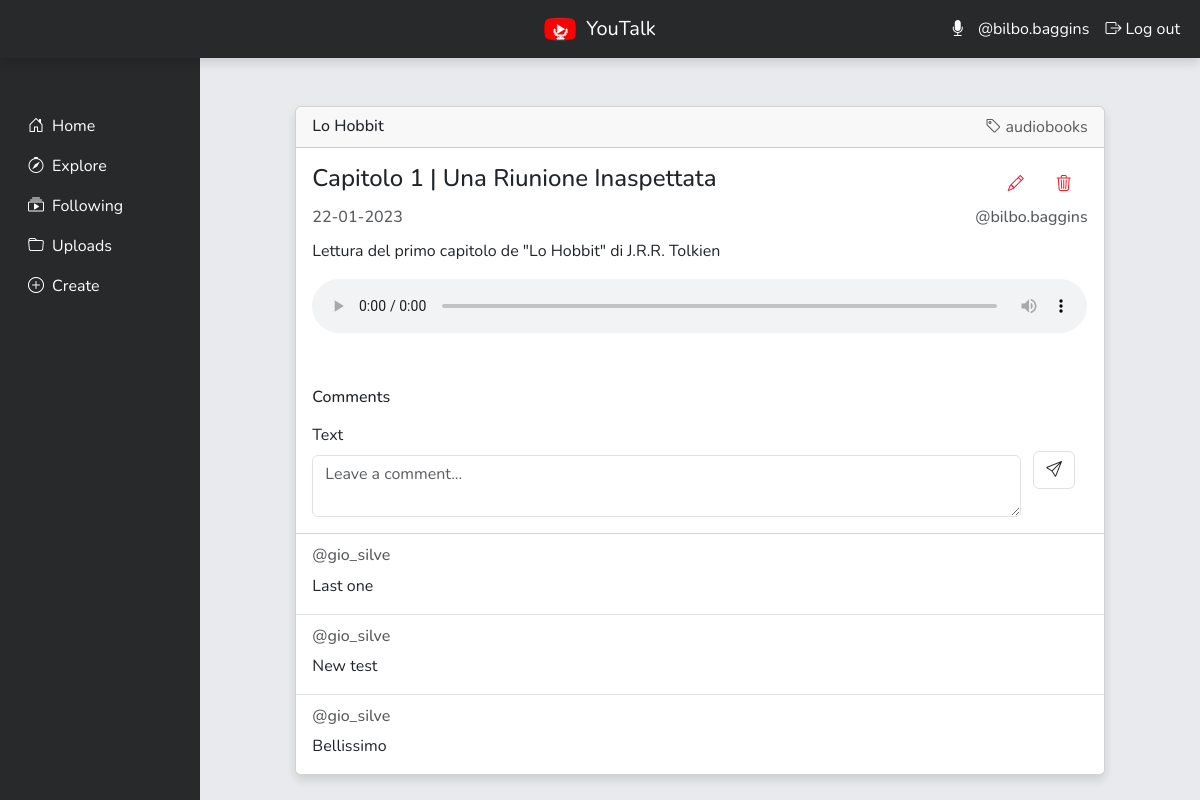
Page /episode/21 (signed in) on the committed database.
### tables this page shows
CREATE TABLE "users" (
	"id"	INTEGER NOT NULL UNIQUE,
	"username"	TEXT NOT NULL UNIQUE,
	"name"	TEXT NOT NULL,
	"surname"	TEXT NOT NULL,
	"password"	TEXT NOT NULL,
	"type"	TEXT NOT NULL,
	PRIMARY KEY("id" AUTOINCREMENT)
);

CREATE TABLE "series" (
	"series_id"	INTEGER NOT NULL,
	"title"	TEXT NOT NULL,
	"description"	TEXT NOT NULL,
	"category"	TEXT NOT NULL,
	"image"	TEXT NOT NULL UNIQUE,
	"username"	TEXT NOT NULL,
	PRIMARY KEY("series_id" AUTOINCREMENT)
);

CREATE TABLE "episodes" (
	"episode_id"	INTEGER NOT NULL,
	"title"	TEXT NOT NULL,
	"description"	TEXT NOT NULL,
	"date"	TEXT NOT NULL,
	"audiofile"	TEXT NOT NULL UNIQUE,
	"series_id"	INTEGER NOT NULL,
	PRIMARY KEY("episode_id" AUTOINCREMENT)
);

CREATE TABLE "comments" (
	"comment_id"	INTEGER NOT NULL,
	"text"	TEXT NOT NULL,
	"episode_id"	INTEGER NOT NULL,
	"series_id"	INTEGER NOT NULL,
	"username"	TEXT NOT NULL,
	PRIMARY KEY("comment_id" AUTOINCREMENT)
);

### app.py (the view, shortened to what this page needs)
@app.route("/episode/<episode_id>", methods=['GET', 'POST'])
def episode(episode_id):
    episode_in_db = dao.element_already_in_db("episodes", "episode_id", episode_id)
    if not episode_in_db:
        flash("This podcast episode does not exist!", "error")
        if "url" in session:
            return redirect(session["url"])
        return redirect(url_for("home"))
    session["url"] = request.path
    followed, comment_form, episode_form = False, False, False
    episode_series = dao.get_series_by_episode_id(episode_id)
    if current_user.is_authenticated:
        if current_user.username == episode_series["username"]:
            episode_form = EpisodeForm()
            episode_form.title.data = episode_in_db["title"]
            episode_form.description.data = episode_in_db["description"]
        followed = dao.user_follows_series_by_episode_id(episode_id, current_user.username)
        comment_form = CommentForm()
    episode_comments = dao.get_comments_by_episode_id(episode_id)
    return render_template("episode.html", e=episode_in_db, s=episode_series, followed=followed, comment_form=comment_form, episode_form=episode_form, comments=episode_comments)

### forms.py
class EpisodeForm(FlaskForm):
    title = StringField(label="Title",  validators=[DataRequired(message="Please insert a valid title!")], render_kw={"placeholder": "Insert the episode's title", "autocomplete": "off"})
    description = TextAreaField(label="Description",  validators=[DataRequired(message="Please insert a valid description!")], render_kw={"placeholder": "Insert a brief description of the episode", "autocomplete": "off"})
    date = DateField(label="Date")
    audiofile = FileField(label="Audio file", validators=[FileRequired(message="Please choose an audio file!"), FileAllowed(upload_set=["mp3", "m4a", "wav"], message="Invalid file extension: use .mp3, .m4a or .wav")], render_kw={"placeholder": "Pick the audio file for the episode"}, description="Accepted file extensiona are .mp3, .m4a or .wav")
    submit_close = SubmitField(label="Save and go back")
    submit_addep = SubmitField(label="Save and upload another episode")

class CommentForm(FlaskForm):
    text = TextAreaField(validators=[DataRequired(message="Please insert a valid comment!")], render_kw={"placeholder": "Leave a comment...", "autocomplete": "off"})
    submit = SubmitField(label="Send")

### app.py (called while the page is built)
@login_manager.user_loader
def load_user(user_id):
    user_in_db = dao.element_already_in_db("users", "id", user_id)
    if user_in_db:
        user = User(id=user_in_db["id"], username=user_in_db["username"], name=user_in_db["name"], surname=user_in_db["surname"], type=user_in_db["type"])
    else:
        user = None
    return user

### dao.py (called while the page is built)
def element_already_in_db(table, column, value):
    conn = sqlite3.connect("db\youtalk.db")
    conn.row_factory = sqlite3.Row
    cursor = conn.cursor()
    query = f"SELECT * FROM {table} WHERE {column} = ?"
    cursor.execute(query, (value,))
    row = cursor.fetchone()
    cursor.close()
    conn.close()
    return row

def get_series_by_episode_id(episode_id):
    conn = sqlite3.connect("db\youtalk.db")
    conn.row_factory = sqlite3.Row
    cursor = conn.cursor()
    query = f"SELECT * FROM series WHERE series_id IN (SELECT series_id FROM episodes WHERE episode_id = ?)"
    cursor.execute(query, (episode_id,))
    row = cursor.fetchone()
    cursor.close()
    conn.close()
    return row

### templates/episode.html (shortened to what this page needs)
{% from 'bootstrap5/form.html' import render_field, render_form_row %}
{% extends "base.html" %}
{% block content %}
<section class="row justify-content-center py-5">
    <div class="col-sm-10">
        <div class="card">
            <div class="card-header d-flex justify-content-between">
                <h6 class="d-inline-flex align-items-center m-0">{{ s.title |e }}</h6>
                <span class="text-muted">
                    <a href="{{ url_for('explore', category=s.category) }}" class="tag-link"><i class="bi bi-tag"></i>&nbsp;{{ s.category }}</a>
                </span>
            </div>
            <div class="card-body pb-0">
                <div class="d-flex justify-content-between">
                    <h4 class="card-title m-0 pb-2">{{ e.title |e }}</h4>
                    {% if current_user.username == s.username %}
                        <ul class="nav justify-content-end">
                            <li class="nav-item d-flex align-items-center">
                                <a class="nav-link" href="#edit-episode-{{ e.episode_id }}" data-bs-toggle="modal"><i class="bi bi-pencil"></i></a>
                            </li>
                            <li class="nav-item d-flex align-items-center">
                                <a class="nav-link" href="#delete-episode-{{ e.episode_id }}" data-bs-toggle="modal"><i class="bi bi-trash3"></i></a>
                            </li>
                        </ul>
                    {% endif %}
                </div>
                <h6 class="card-subtitle text-muted d-flex justify-content-between m-0 py-1">
                    <span>{{ e.date }}</span>
                    <span>@{{ s.username |e }}</span>
                </h6>
                <p class="card-text pt-2">{{ e.description |e }}</p>
                {% if current_user.is_authenticated %}
                    <audio src="{{ url_for('static', filename='audiofiles/episodes/' + e.audiofile) |e }}" controls class="w-100"></audio>
                    <h6 class="card-subtitle m-0 pt-5 pb-3">Comments</h6>
                    <form class="row" method="POST" action="{{ url_for('episode', episode_id=e.episode_id) }}" id="add_comment_form">
                        <div class="col-10 col-sm-11">
                            {{ render_field(comment_form.text, form_type="inline") }}
                        </div>
                        <div class="col-2 col-sm-1 d-flex align-items-center mb-3 ps-0">
                            <button type="submit" class="btn border rounded" name="submit"  value="Send" id="sendCommentBtn"><i class="bi bi-send"></i></button>
                        </div>
                    </form>
                {% else %}
                    <span class="text-muted"><i class="bi bi-exclamation-triangle"></i>&nbsp;Log in to listen to this episode and to leave a comment!</span>
                    <h6 class="card-subtitle m-0 pt-5 pb-3">Comments</h6>
                {% endif %}
            </div>
              <ul class="list-group list-group-flush">
                {% for c in comments %}
                    <li class="list-group-item d-flex justify-content-between py-3">
                        <div>
                            <h6 class="card-subtitle text-muted">@{{ c.username |e }}</h6>
                            <p class="card-text pt-2">{{ c.text |e }}</p>
                        </div>
                    </li>
                {% endfor %}
              </ul>
        </div>
    </div>
</section>
{% endblock %}

### templates/base.html (shortened to what this page needs)
{% from 'bootstrap5/utils.html' import render_messages %}
<!doctype html>
<html lang="en">
    <head>
        <link rel="stylesheet" href="https://cdn.jsdelivr.net/npm/bootstrap@5.3.0-alpha1/dist/css/bootstrap.min.css">
        <link rel="stylesheet" href="https://cdn.jsdelivr.net/npm/bootstrap-icons@1.10.3/font/bootstrap-icons.css">
        <link rel="stylesheet" href="{{ url_for('static', filename='style.css') }}">
    </head>
    <body>
        <header>
            <nav class="navbar fixed-top navbar-expand-lg">
                <div class="container-fluid d-flex justify-content-center p-0">
                    <div class="row w-100">
                        <div class="col-3 d-flex justify-content-start">
                        </div>
                        <div class="col-6 d-flex justify-content-center">
                            <a class="navbar-brand d-flex align-items-center m-0" href="{{ url_for('home') }}"><img src="{{ url_for('static', filename='images/favicon.ico/') }}" alt="logo">&ensp;YouTalk</a>
                        </div>
                        <div class="col-lg-3 d-flex justify-content-end">
                            <div class="collapse navbar-collapse flex-grow-0" id="navbarSupportedContent">
                                <ul class="navbar-nav mb-2 mb-lg-0">
                                    {% if not current_user.is_authenticated %}
                                        <li class="nav-item">
                                            <a class="nav-link text-end {% block login_active %}{%endblock%}" href="{{ url_for('login') }}">Log in</a>
                                        </li>
                                        <li class="nav-item">
                                            <a class="nav-link text-end {% block register_active %}{%endblock%}" href="{{ url_for('register') }}">Sign up</a>
                                        </li>
                                    {% else %}
                                        <li class="nav-item">
                                            <p class="nav-link text-end m-0" id="userinfo">
                                                {% if current_user.type == "Listener" %}
                                                    <span><i class="bi bi-headphones" data-bs-toggle="tooltip" data-bs-title="Listener" data-bs-placement="bottom"></i>&ensp;</span>
                                                {% elif current_user.type == "Creator" %}
                                                    <span><i class="bi bi-mic-fill" data-bs-toggle="tooltip" data-bs-title="Creator" data-bs-placement="bottom"></i>&ensp;</span>
                                                {% endif %}
                                                <span data-bs-toggle="tooltip" data-bs-title="{{ current_user.name |e }} {{ current_user.surname |e }}" data-bs-placement="bottom">@{{ current_user.username |e }}</span>
                                            </p>
                                        </li>
                                        <li class="nav-item">
                                            <a class="nav-link text-end" href="{{ url_for('logout') }}">
                                                <i class="bi bi-box-arrow-right"></i> Log out
                                            </a>
                                        </li>
                                    {% endif %}
                                </ul>
                            </div>
                        </div>
                    </div>
                </div>
              </nav>
        </header>
        <section class="row h-100 m-0">
            <aside class="col-lg-2 mh-100 py-lg-5 shadow">
                <div class="offcanvas-lg offcanvas-start h-100" tabindex="-1" id="offcanvasResponsive" aria-labelledby="offcanvasResponsiveLabel">
                    <div class="offcanvas-body h-100">
                        <div class="list-group w-100 h-100">
                            <a href="{{ url_for('home') }}" class="list-group-item list-group-item-action {% if session['url'] == '/' %}active{% endif %}">
                                <i class="bi bi-house-door{% if session['url'] == '/' %}-fill{% endif %}"></i>&ensp;Home
                            </a>
                            <button class="list-group-item list-group-item-action {% if 'explore' in session['url'] %}active{% endif %}" data-bs-toggle="collapse" data-bs-target="#collapseCategories" type="button" aria-expanded="false" aria-controls="collapseCategories">
                                <i class="bi bi-compass{% if 'explore' in session['url'] %}-fill{% endif %}"></i>&ensp;Explore
                            </button>
                            <a href="{{ url_for('following') }}" class="list-group-item list-group-item-action {% if session['url'] == '/following' %}active{% endif %}">
                                <i class="bi bi-collection-play{% if session['url'] == '/following' %}-fill{% endif %}"></i>&ensp;Following
                            </a>
                            <a href="{{ url_for('uploads') }}" class="list-group-item list-group-item-action {% if session['url'] == '/uploads' %}active{% endif %}">
                                <i class="bi bi-folder{% if session['url'] == '/uploads' %}-fill{% endif %}"></i>&ensp;Uploads
                            </a>
                            <a href="{{ url_for('create_series') }}" class="list-group-item list-group-item-action {% if session['url'] == '/create-series' %}active{% endif %}">
                                <i class="bi bi-plus-circle{% if session['url'] == '/create-series' %}-fill{% endif %}"></i>&ensp;Create
                            </a>
                            </div>
                    </div>
                </div>
            </aside>
            <main class="col-lg-10 h-100 overflow-x-hidden overflow-y-auto">
                {% block content %}{% endblock %}
            </main>
        </section>
    </body>
</html>

### static/style.css (style rules this page uses)
body { height: 100vh; flex-direction: column; font-family: 'Nunito', sans-serif; }
nav { box-shadow: 0 5px 10px rgb(0 0 0 / 12%); }
body > section { padding-top: 58px; }
main { background-color: #e9eaee; }
aside, nav, #offcanvasResponsive { background-color: #27292a; }
aside .list-group-item, .navbar-brand, aside .nav-link, nav .nav-link, .navbar-toggler, #userinfo, #userinfo:hover, button.d-lg-none, #closeoffcanvasbtn { color: white !important; background-color: transparent !important; border: none; }
main .nav-link, main .nav-link:focus { color: #e5202b; }
.card { box-shadow: 0 5px 10px rgb(0 0 0 / 12%); }
.tag-link { text-decoration: none; color: inherit; }

### rows in the picture
users: username "bilbo.baggins"
series: title "Lo Hobbit", category "audiobooks", username "bilbo.baggins"
episodes: title "Capitolo 1 | Una Riunione Inaspettata", date "22-01-2023", description "Lettura del primo capitolo de \"Lo Hobbit\" di J.R.R. Tolkien"
comments: username "gio_silve", text "Last one"
comments: username "gio_silve", text "New test"
comments: username "gio_silve", text "Bellissimo"
